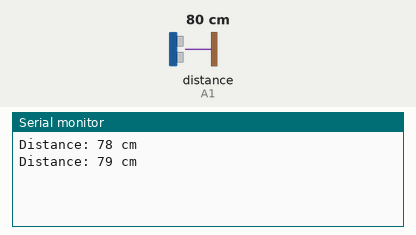
This sketch was run on a simulated Arduino Uno, built with avr-gcc and run on an emulated ATmega328P. Shown: the last lines printed to the serial monitor. Wiring (inferred from the names in the program): ultrasonic range finder: trigger A0; echo A1. The test bench sets the inputs (shaded band); at power-on: distance to the obstacle (sensor on A1) 80 cm. The echo pulse lasts 58.3 µs per cm.

Above: at 1.8 s.
1.9 s: distance to the obstacle (sensor on A1) set to 2 cm
At 2.8 s:
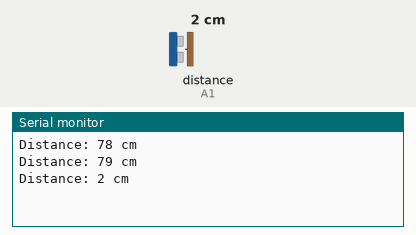
3.4 s: distance to the obstacle (sensor on A1) set to 4 cm
At 4.7 s:
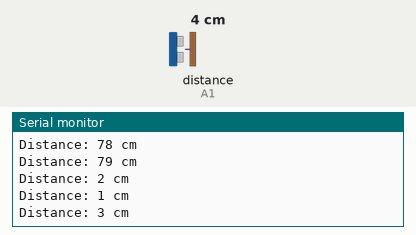
Timing chart, 0 to 6.4 s (numbered marks = the images above; inputs shaded):
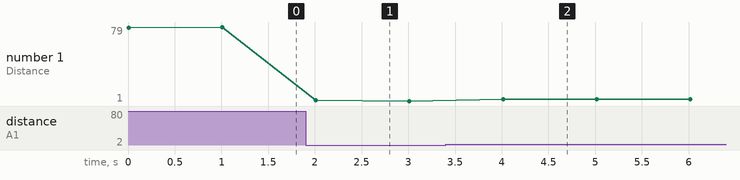

Measured:
- after the input at 1.9 s, the serial monitor: prints a new line after 0.11 s (image 1)
- after the input at 3.4 s, the serial monitor: prints a new line after 0.61 s (image 2)
- plotted number 1: 79 → 1 after the input at 1.9 s, 1 → 3 after the input at 3.4 s

The sketch:

ultrasonicsensor.ino
```cpp
const int trigPin = A0;
const int echoPin = A1;

long duration;
int distance;

void setup() {
  // Initialize the Serial Monitor
  Serial.begin(9600);
  // Set the trigPin as an OUTPUT
  pinMode(trigPin, OUTPUT);
  // Set the echoPin as an INPUT
  pinMode(echoPin, INPUT);
}

void loop() {
  // Clear the trigPin by setting it LOW
  digitalWrite(trigPin, LOW);
  delayMicroseconds(2);

  // Set the trigPin HIGH for 10 microseconds
  digitalWrite(trigPin, HIGH);
  delayMicroseconds(10);
  digitalWrite(trigPin, LOW);

  // Read the echoPin, returns the sound wave travel time in microseconds
  duration = pulseIn(echoPin, HIGH);

  // Calculate the distance in centimeters
  distance = duration * 0.034 / 2;

  // Print the distance on the Serial Monitor
  Serial.print("Distance: ");
  Serial.print(distance);
  Serial.println(" cm");

  delay(1000); // Wait for a second before the next loop
}
```
